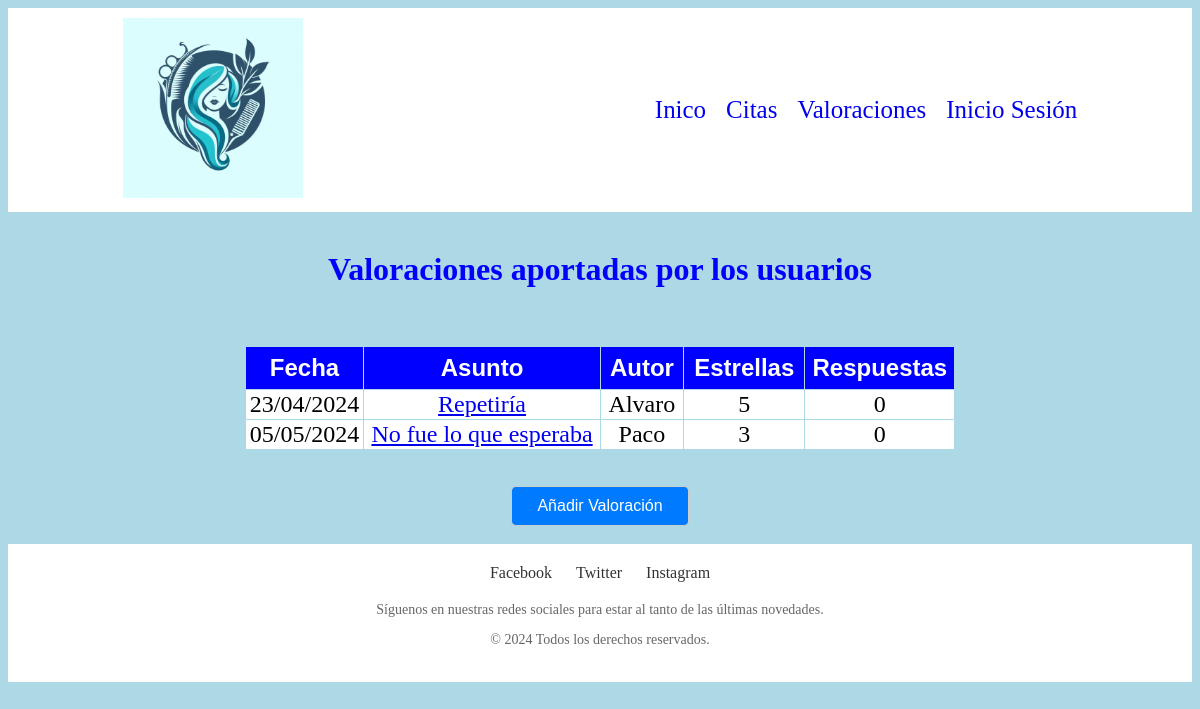
/valoraciones.php (signed in), run on the app's committed database.
### tables this page shows
CREATE TABLE valoraciones (
  num_valoracion int(10) unsigned NOT NULL auto_increment,
  fecha date NOT NULL DEFAULT '1970-01-01' ,
  asunto varchar(50) NOT NULL DEFAULT '' ,
  contenido text NOT NULL DEFAULT '' ,
  num_usuario int(10) unsigned NOT NULL DEFAULT '0' ,
  estrellas int(6) unsigned NOT NULL DEFAULT '0',
  num_valoracion_origen int(10) DEFAULT '-1' ,
  num_respuestas int(6) unsigned DEFAULT '0' ,
  PRIMARY KEY (num_valoracion),
  UNIQUE num_valoracion (num_valoracion),
  CONSTRAINT fk_num_usuario FOREIGN KEY (num_usuario) REFERENCES usuarios(num_usuario)
);

CREATE TABLE usuarios (
  num_usuario int(10) unsigned NOT NULL auto_increment,
  nombre varchar(30) NOT NULL DEFAULT '' ,
  login varchar(20) NOT NULL DEFAULT '' ,
  password varchar(255) NOT NULL DEFAULT '' ,
  email varchar(30) NOT NULL DEFAULT '' ,
  PRIMARY KEY (num_usuario),
  UNIQUE num_usuario (num_usuario,nombre,login,password)
);

### valoraciones.php (the view, shortened to what this page needs)
<!DOCTYPE html>
<html lang="en">
<head>
</head>
<body>
<?php
    include 'funciones.php';
    echo "<br><h1>Valoraciones aportadas por los usuarios</h1><br>";
        $consulta="SELECT num_valoracion, fecha, asunto, nombre, estrellas, num_respuestas
            FROM valoraciones M, usuarios U WHERE M.num_usuario=U.num_usuario and num_valoracion_origen<0";
        $resultado=ejecuta_SQL($consulta);
        $matriz = $resultado->fetchAll();
        echo "<br><TABLE BORDER='0' cellspacing='1' cellpadding='1' width='60%' align='center'>
            <TR><th bgcolor='blue'><FONT color='white' face='arial, helvetica'>Fecha</FONT></th>
                <th bgcolor='blue'><FONT color='white' face='arial, helvetica'>Asunto</FONT></th>
                <th bgcolor='blue'><FONT color='white' face='arial, helvetica'>Autor</FONT></th>
                <th bgcolor='blue'><FONT color='white' face='arial, helvetica'>Estrellas</FONT></th>
                <th bgcolor='blue' width=100><FONT color='white' face='arial, helvetica'>Respuestas</FONT></th>
            </TR>";
        foreach ($matriz as $myrow) {
            list($num_valoracion, $fecha, $asunto, $nombre, $estrellas, $num_respuestas)=$myrow;
            $array_fecha=explode ("-",$fecha);
            $fecha_modificada="$array_fecha[2]/$array_fecha[1]/$array_fecha[0]";
            echo "<TR>
                <TD bgcolor='white' align='center'>$fecha_modificada</TD>
                    <TD bgcolor='white' align='center'><a href='contenido.php?num_valoracion=$num_valoracion'>$asunto</a></TD>
                    <TD bgcolor='white' align='center'>$nombre</TD>
                    <TD bgcolor='white' align='center'>$estrellas</TD>
                    <TD bgcolor='white' align='center'>$num_respuestas</TD>
                </TR>";
        }
        echo "</table><BR><Center>";
        echo "<br><button>";
       echo "<a id='añadir' href='nuevovaloracion.php'>Añadir Valoración</a>";
    echo "</button><br><br>";
?>
</body>
</html>

### valoraciones.php (style rules this page uses)
body { background-color: #ADD8E6; }
td { font-size:150%; }
th { font-size:150%; padding: 7px; }
h1 { text-align:center; color: blue; }
button { width: 15%; padding: 10px; border: 1px solid #ccc; border-radius: 5px; background-color: #007bff; cursor:pointer; }
#añadir { font-size:120%; text-decoration:none; color:#FFFF; }

### data on the page
valoraciones: fecha "23/04/2024", asunto "Repetiría", num_usuario.nombre "Alvaro", estrellas "5", num_respuestas "0"
valoraciones: fecha "05/05/2024", asunto "No fue lo que esperaba", num_usuario.nombre "Paco", estrellas "3", num_respuestas "0"
